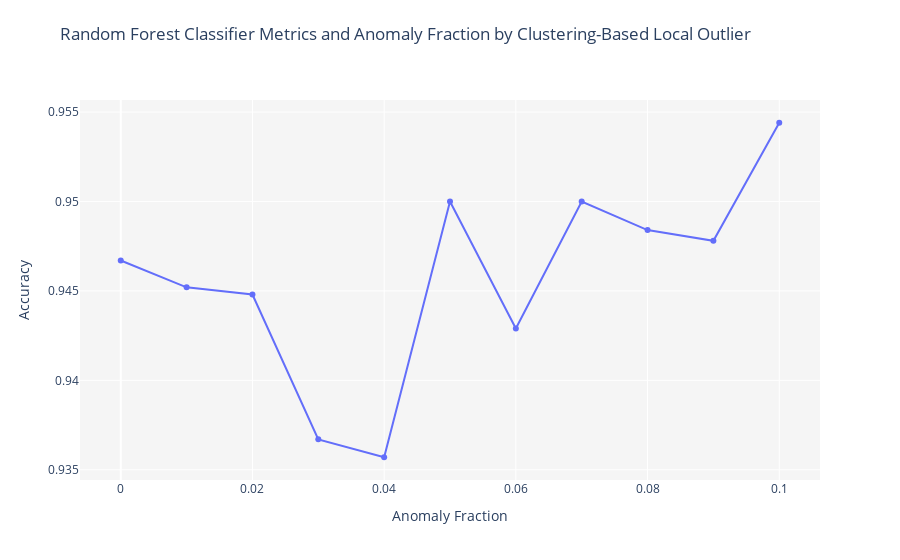

The notebook cell this image was saved under:
### Markdown cell above
## Cluster model building

### Code cell
# building cluster model with estimator as random forest.
cluster_model = tune_model(model = 'cluster', supervised_target ='target', supervised_estimator='rf')

### Figure 1 — Plotly figure (JSON) as saved in the notebook; plotly's stock layout.template omitted (floating-point values rounded to 4 significant figures)
{"data": [{"mode": "lines+markers", "name": "Accuracy", "type": "scatter", "x": [0, 0.01, 0.02, 0.03, 0.04, 0.05, 0.06, 0.07, 0.08, 0.09, 0.1], "y": [0.9467, 0.9452, 0.9448, 0.9367, 0.9357, 0.95, 0.9429, 0.95, 0.9484, 0.9478, 0.9544]}], "layout": {"plot_bgcolor": "rgb(245,245,245)", "title": {"text": "Random Forest Classifier Metrics and Anomaly Fraction by Clustering-Based Local Outlier", "x": 0.45, "xanchor": "center", "y": 0.95, "yanchor": "top"}, "xaxis": {"title": {"text": "Anomaly Fraction"}}, "yaxis": {"title": {"text": "Accuracy"}}}}
